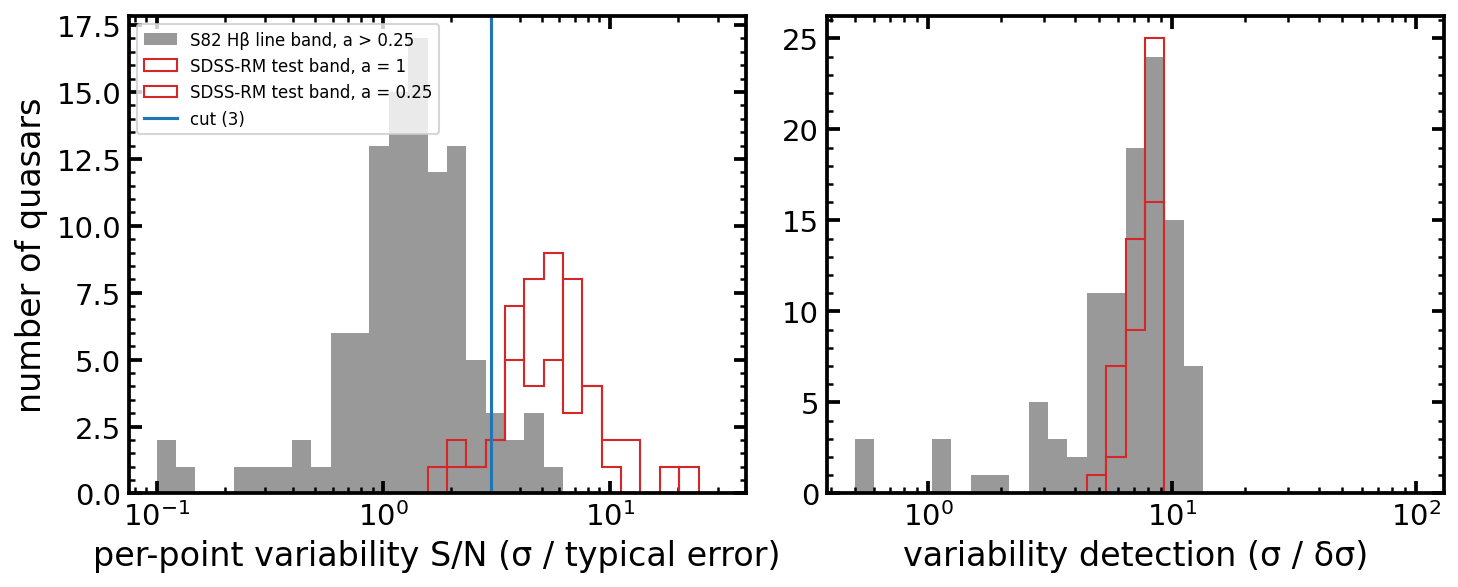

Reproduce this figure in Python.
"""Line-band variability (ML excess amplitude, pipeline/line_snr.py): S82 Hbeta a > 0.25 vs the SDSS-RM test bands.

SDSS-RM: the synthetic photometric bands of burke86/sdss_rm (Hbeta spectra + same-night photometric continuum) for
the 37 quasars of the lag-recovery test, one survey (the band is already intercalibrated).
usage (from the qvc repo root): python experiments/blr_lags/figures/line_snr_hist.py [sdss_rm_dir]
"""
import sys
from pathlib import Path
import numpy as np, pandas as pd, matplotlib
matplotlib.use("Agg")
import matplotlib.pyplot as plt
from jaxsedfit.mplstyle import style_path

HERE = Path(__file__).resolve().parent
sys.path.insert(0, str(HERE.parent / "pipeline"))
from line_snr import ml_amplitude  # noqa: E402

RM = Path(sys.argv[1]) if len(sys.argv) > 1 else Path.home() / "research" / "sdss_rm_repo"
sel = pd.read_csv(HERE.parent / "pipeline" / "prm_selection.csv", dtype={"objectId": str})
snr = pd.read_csv(HERE.parent / "pipeline" / "line_snr.csv", dtype={"objectId": str})
s82 = sel.merge(snr, on=["objectId", "band"])

rmids = sorted({int(l.split()[0]) for l in open(RM / "jobs.txt")})
rm = {}
for tag, lab in [("a1", "a = 1"), ("a0p25", "a = 0.25")]:
    y, e, grp = [], [], []
    for r in rmids:
        d = np.loadtxt(RM / "synthetic_hbeta_prm" / f"rm{r:03d}" / f"prm_hb_{tag}_lc.txt")
        y.append(d[:, 1] / np.median(d[:, 1]) - 1); e.append(d[:, 2] / np.median(d[:, 1])); grp += [f"rm{r:03d}"] * len(d)
    rm[lab] = ml_amplitude(np.concatenate(y), np.concatenate(e), np.array(grp), np.zeros(len(grp), int))

for lab, x in [("S82 Hβ line band, a > 0.25", s82)] + [(f"SDSS-RM band, {k}", v) for k, v in rm.items()]:
    print(f"{lab:28s} N={len(x):3d}  per-point S/N median {x.snr.median():.2f} (16-84%: {x.snr.quantile(.16):.2f}-"
          f"{x.snr.quantile(.84):.2f})  detection median {x.det.median():.1f}")

plt.style.use(style_path())
fig, axes = plt.subplots(1, 2, figsize=(10, 4.2))
for ax, col, xlab, bins in [(axes[0], "snr", "per-point variability S/N (σ / typical error)", np.geomspace(0.1, 30, 30)),
                            (axes[1], "det", "variability detection (σ / δσ)", np.geomspace(0.5, 100, 30))]:
    ax.hist(s82[col].clip(bins[0], bins[-1]), bins=bins, color="0.6", label="S82 Hβ line band, a > 0.25")
    for (k, v), ls in zip(rm.items(), ["-", "--"]):
        ax.hist(v[col].clip(bins[0], bins[-1]), bins=bins, histtype="step", lw=1.8, color="C3", ls=ls, label=f"SDSS-RM test band, {k}")
    ax.set(xscale="log", xlabel=xlab)
axes[0].axvline(3, color="C0", lw=1.5, label="cut (3)")
axes[0].set_ylabel("number of quasars")
axes[0].legend(fontsize=8, loc="upper left")
fig.tight_layout()
fig.savefig(HERE / "line_snr_hist.pdf")
fig.savefig(HERE / "line_snr_hist.png", dpi=150)  # for the README; GitHub does not render PDFs inline
print(HERE / "line_snr_hist.pdf")
